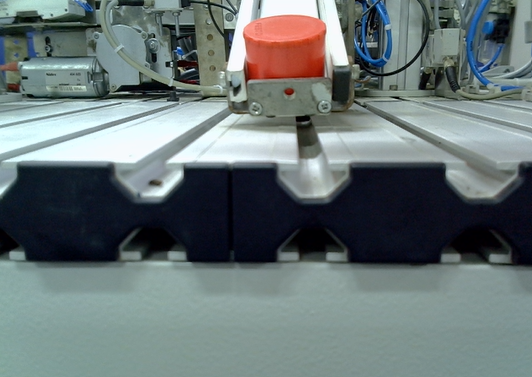
#> input picture project/foto_webcam_red.png, 532 x 377 px
$ python '[3] vision.py'
#> lines starting #> are read from the running program, lines starting #| are printed output that depends on the picture; after the words box and inside, x2 and y2 are one past the last pixel; in counts of white or black regions, pixels touching at a corner belong together; long printed decimals are rounded
#> in main, reference_image_red is the input picture: shape (377, 532, 3); mean B, G, R 117.6, 117.2, 105.4
import cv2
import numpy as np
import time


# Função para calcular o histograma
def calculate_histogram(image):
    gray = cv2.cvtColor(image, cv2.COLOR_BGR2GRAY)
    hist = cv2.calcHist([gray], [0], None, [256], [0, 256])
    hist /= hist.sum()
    return hist

def calculate_histogram1(image):
    # Converte a imagem para grayscale para criar a máscara
    gray = cv2.cvtColor(image, cv2.COLOR_BGR2GRAY)
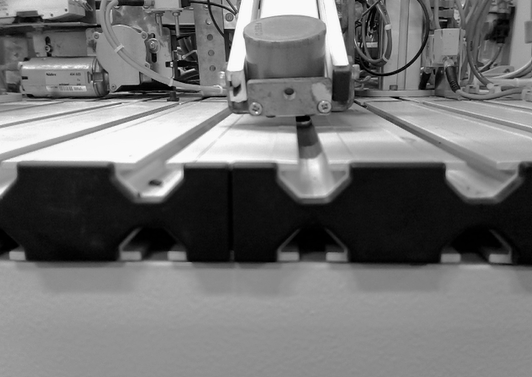
#> gray: shape (377, 532); min 0, max 255, mean 113.7

    # Aplica a limiarização de Otsu para criar uma máscara
    _, mask = cv2.threshold(gray, 0, 255, cv2.THRESH_BINARY_INV+cv2.THRESH_OTSU)
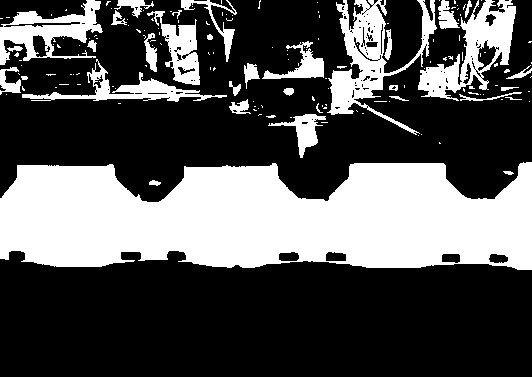
#> mask: shape (377, 532); 32.9% white; 160 white regions (125 under 20 px), largest, box (x1, y1, x2, y2) and area: (0, 162, 532, 270) 45816, (327, 0, 437, 135) 4662, (418, 0, 516, 101) 3774

    # Calcular os histogramas para cada canal de cores
    histogram_R = cv2.calcHist([image], [0], mask, [256], [0, 256])
#> histogram_R = 256 values, max 2997 at index 28, min 0 at index 172, mean 258.1
    histogram_G = cv2.calcHist([image], [1], mask, [256], [0, 256])
#> histogram_G = 256 values, max 3684 at index 14, min 0 at index 107, mean 258.1
    histogram_B = cv2.calcHist([image], [2], mask, [256], [0, 256])
#> histogram_B = 256 values, max 4307 at index 11, min 0 at index 189, mean 258.1

    # Normaliza cada histograma
    histogram_R = cv2.normalize(histogram_R, histogram_R)
#> histogram_R = 256 values, max 0.314 at index 28, min 0 at index 172, mean 0.0271
    histogram_G = cv2.normalize(histogram_G, histogram_G)
#> histogram_G = 256 values, max 0.375 at index 14, min 0 at index 107, mean 0.0263
    histogram_B = cv2.normalize(histogram_B, histogram_B)
#> histogram_B = 256 values, max 0.383 at index 11, min 0 at index 189, mean 0.023

    # Concatena os histogramas
    histogram = np.concatenate((histogram_R, histogram_G, histogram_B))
#> histogram = 768 values, max 0.383 at index 523, min 0 at index 172, mean 0.0255

    return histogram

# Função para mover para uma posição específica
def move_to_position(position):
    global em_execucao
    em_execucao = True

    time.sleep(1)

    em_execucao = False

# Função para comparar histogramas
def compare_histograms(hist1, hist2):
    # Calcular a correlação entre os dois histogramas
    correlation = cv2.compareHist(hist1, hist2, cv2.HISTCMP_CORREL)
    return correlation

# Função principal
def main():
    # Capturar vídeo da câmera
    cap = cv2.VideoCapture(0)

    # Carregar imagens de referência e calcular histogramas
    reference_image_red = cv2.imread('foto_webcam_red.png')
    reference_hist_red = calculate_histogram1(reference_image_red)
#> reference_hist_red has the same summary as histogram in calculate_histogram1

    reference_image_black = cv2.imread('foto_webcam_black.jpg')
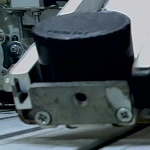
#> input picture project/foto_webcam_black.jpg, 150 x 150 px
#> reference_image_black is the input picture: shape (150, 150, 3); mean B, G, R 82.9, 78.6, 68.9
    reference_hist_black = calculate_histogram1(reference_image_black)
#> in calculate_histogram1 (call 2), `gray = cv2.cvtColor(image, cv2.COLOR_BGR2GRAY)`:
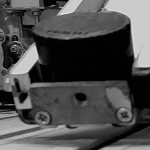
#> gray: shape (150, 150); min 0, max 223, mean 76.2
#> in calculate_histogram1 (call 2), `_, mask = cv2.threshold(gray, 0, 255, cv2.THRESH_BINARY_INV+cv2.THRESH..`:
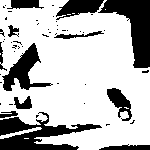
#> mask: shape (150, 150); 72.2% white; 53 black regions (41 under 20 px), largest, box (x1, y1, x2, y2) and area: (0, 112, 102, 150) 1706, (98, 0, 150, 68) 1633, (2, 43, 53, 91) 892
#> in calculate_histogram1 (call 2), `histogram_R = cv2.calcHist([image], [0], mask, [256], [0, 256])`: histogram_R = 256 values, max 1329 at index 6, min 0 at index 124, mean 63.42
#> in calculate_histogram1 (call 2), `histogram_G = cv2.calcHist([image], [1], mask, [256], [0, 256])`: histogram_G = 256 values, max 1732 at index 1, min 0 at index 109, mean 63.42
#> in calculate_histogram1 (call 2), `histogram_B = cv2.calcHist([image], [2], mask, [256], [0, 256])`: histogram_B = 256 values, max 3190 at index 0, min 0 at index 101, mean 63.42
#> in calculate_histogram1 (call 2), `histogram_R = cv2.normalize(histogram_R, histogram_R)`: histogram_R = 256 values, max 0.601 at index 6, min 0 at index 124, mean 0.0287
#> in calculate_histogram1 (call 2), `histogram_G = cv2.normalize(histogram_G, histogram_G)`: histogram_G = 256 values, max 0.612 at index 1, min 0 at index 109, mean 0.0224
#> in calculate_histogram1 (call 2), `histogram_B = cv2.normalize(histogram_B, histogram_B)`: histogram_B = 256 values, max 0.82 at index 0, min 0 at index 101, mean 0.0163
#> in calculate_histogram1 (call 2), `histogram = np.concatenate((histogram_R, histogram_G, histogram_B))`: histogram = 768 values, max 0.82 at index 512, min 0 at index 124, mean 0.0225
#> reference_hist_black has the same summary as histogram in calculate_histogram1

    while True:
        # Capturar frame a frame
        ret, frame = cap.read()
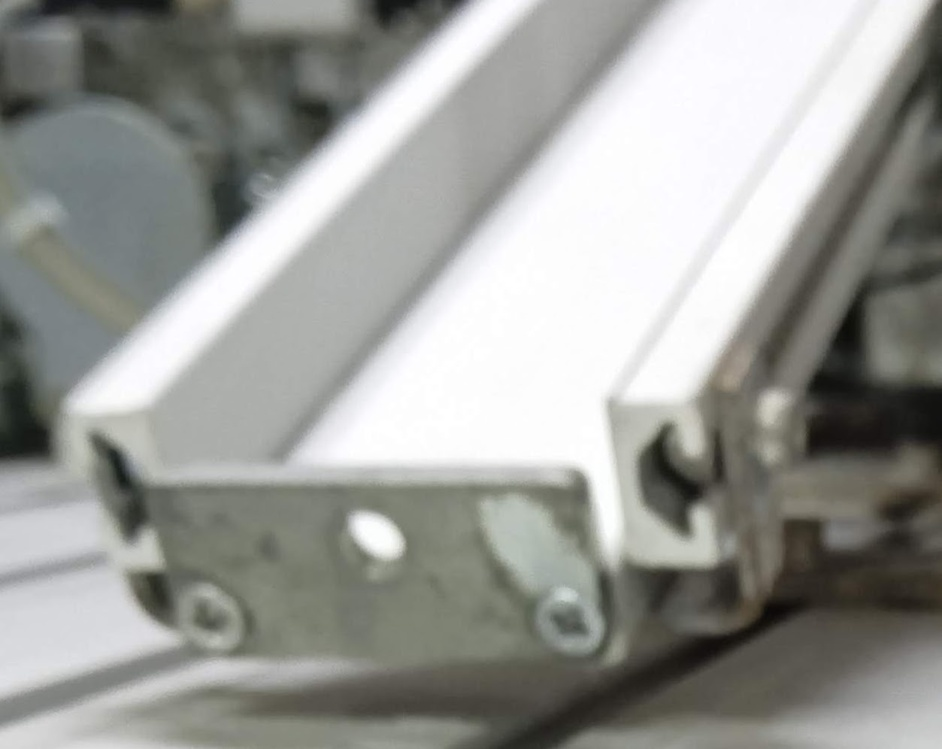
#> input picture project/foto_webcam_nothing.jpg, 942 x 749 px, shrunk from 1253 x 996 before the run, given in place of the camera
#> frame is the input picture: shape (749, 942, 3); mean B, G, R 151.1, 155, 154

        # Calcular o histograma do frame em tempo real
        real_time_hist = calculate_histogram1(frame)
#> in calculate_histogram1 (call 3), `_, mask = cv2.threshold(gray, 0, 255, cv2.THRESH_BINARY_INV+cv2.THRESH..`:
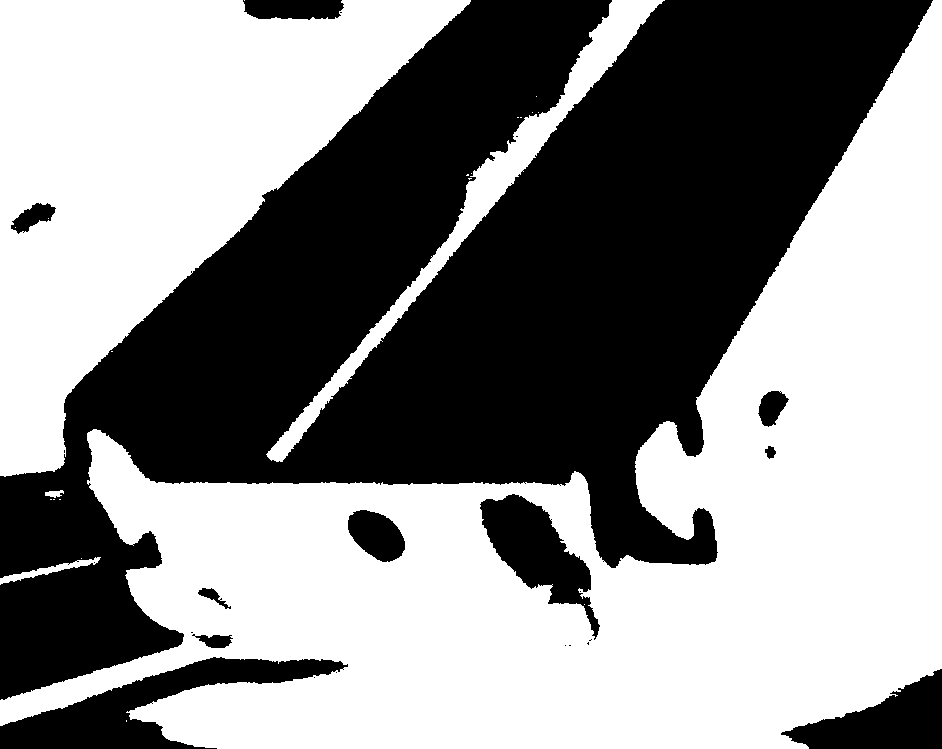
#> mask: shape (749, 942); 54.7% white; 23 black regions (12 under 20 px), largest, box (x1, y1, x2, y2) and area: (0, 0, 933, 700) 288535, (0, 657, 348, 749) 11532, (480, 494, 600, 640) 6949
#> in calculate_histogram1 (call 3), `histogram_R = cv2.calcHist([image], [0], mask, [256], [0, 256])`: histogram_R = 256 values, max 6632 at index 116, min 0 at index 0, mean 1507.3
#> in calculate_histogram1 (call 3), `histogram_G = cv2.calcHist([image], [1], mask, [256], [0, 256])`: histogram_G = 256 values, max 10444 at index 130, min 0 at index 0, mean 1507.3
#> in calculate_histogram1 (call 3), `histogram_B = cv2.calcHist([image], [2], mask, [256], [0, 256])`: histogram_B = 256 values, max 8176 at index 123, min 0 at index 0, mean 1507.3
#> in calculate_histogram1 (call 3), `histogram_R = cv2.normalize(histogram_R, histogram_R)`: histogram_R = 256 values, max 0.183 at index 116, min 0 at index 0, mean 0.0415
#> in calculate_histogram1 (call 3), `histogram_G = cv2.normalize(histogram_G, histogram_G)`: histogram_G = 256 values, max 0.268 at index 130, min 0 at index 0, mean 0.0387
#> in calculate_histogram1 (call 3), `histogram_B = cv2.normalize(histogram_B, histogram_B)`: histogram_B = 256 values, max 0.212 at index 123, min 0 at index 0, mean 0.0392
#> in calculate_histogram1 (call 3), `histogram = np.concatenate((histogram_R, histogram_G, histogram_B))`: histogram = 768 values, max 0.268 at index 386, min 0 at index 0, mean 0.0398
#> real_time_hist has the same summary as histogram in calculate_histogram1

        # Comparar histogramas
        if compare_histograms(real_time_hist, reference_hist_red) >= 0.5:
#> in compare_histograms, `correlation = cv2.compareHist(hist1, hist2, cv2.HISTCMP_CORREL)`: correlation = -0.107
            print('vermelho')
            cv2.putText(frame, 'Histograms Match!', (50, 50), cv2.FONT_HERSHEY_SIMPLEX, 1, (0, 255, 0), 2)  # vermelho
            move_to_position([-2.9105411211596888, -0.9263118666461487, 1.8049700895892542, -2.4291798077025355, -1.5006964842425745, -2.5751927534686487])

        elif compare_histograms(real_time_hist, reference_hist_black) >= 0.5:
            print('preta')
            cv2.putText(frame, 'Histograms Match!', (50, 50), cv2.FONT_HERSHEY_SIMPLEX, 1, (0, 255, 0), 2) # preto
            move_to_position([-4.076599899922506, -0.7863095563701172, 1.3410056273089808, -2.090026994744772, -1.4898093382464808, -2.235628906880514])

        print(f'Comparação vermelho: {compare_histograms(real_time_hist, reference_hist_red)}')
#| Comparação vermelho: -0.1073
        #print(f'Comparação preto: {compare_histograms(real_time_hist, reference_hist_black)}')

        # Exibir o frame
        cv2.imshow('Real-time Histogram Comparison', frame)

        # Esperar por uma tecla pressionada
        if cv2.waitKey(1) & 0xFF == ord('q'):
#> (key q is pressed here)
            break

    # Liberar a câmera
    cap.release()
    cv2.destroyAllWindows()

if __name__ == "__main__":
    main()
